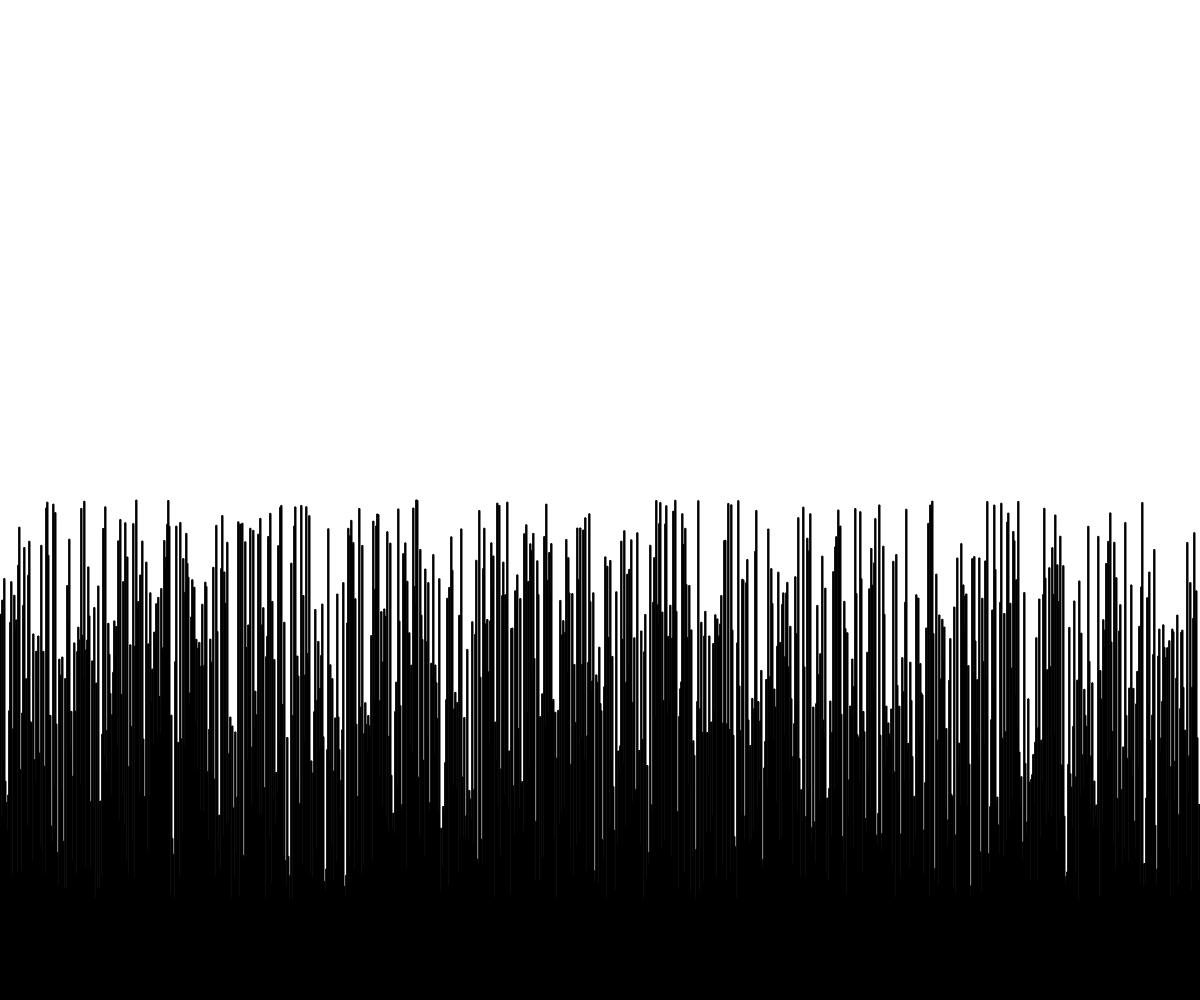
Frame 1 (no input)
Frame 60 (no input): identical to frame 1, image omitted
Frame 120 (the mouse pressed at the canvas centre since frame 60): identical to frame 1, image omitted

The p5.js sketch that drew this single still picture (run headless with seeded random() and noise() and a simulated clock; from frame 60 on, the mouse is pressed at the canvas centre):

// p5.js sketch
// ── sketch.js
// Terrain Generation
// Dan Schellenberg - replace with your name
// Mar 19, 2018

let heights = [];
let numberOfRectangles;

function setup() {
  createCanvas(windowWidth, windowHeight);
  numberOfRectangles = width;
  generateInitialTerrain(numberOfRectangles);
}

function draw() {
  background(255);
  displayTerrain();
}

function generateInitialTerrain(numberOfRectangles) {
  for (let i=0; i<numberOfRectangles; i++) {
    heights.push(random(100, 500));
  }
}

function displayTerrain() {
  let rectWidth = width / numberOfRectangles;
  rectMode(CORNERS);
  fill(0);
  for (let i=0; i<numberOfRectangles; i++) {
    rect(i*rectWidth, height, (i+1)*rectWidth, height - heights[i]);
  }
}
